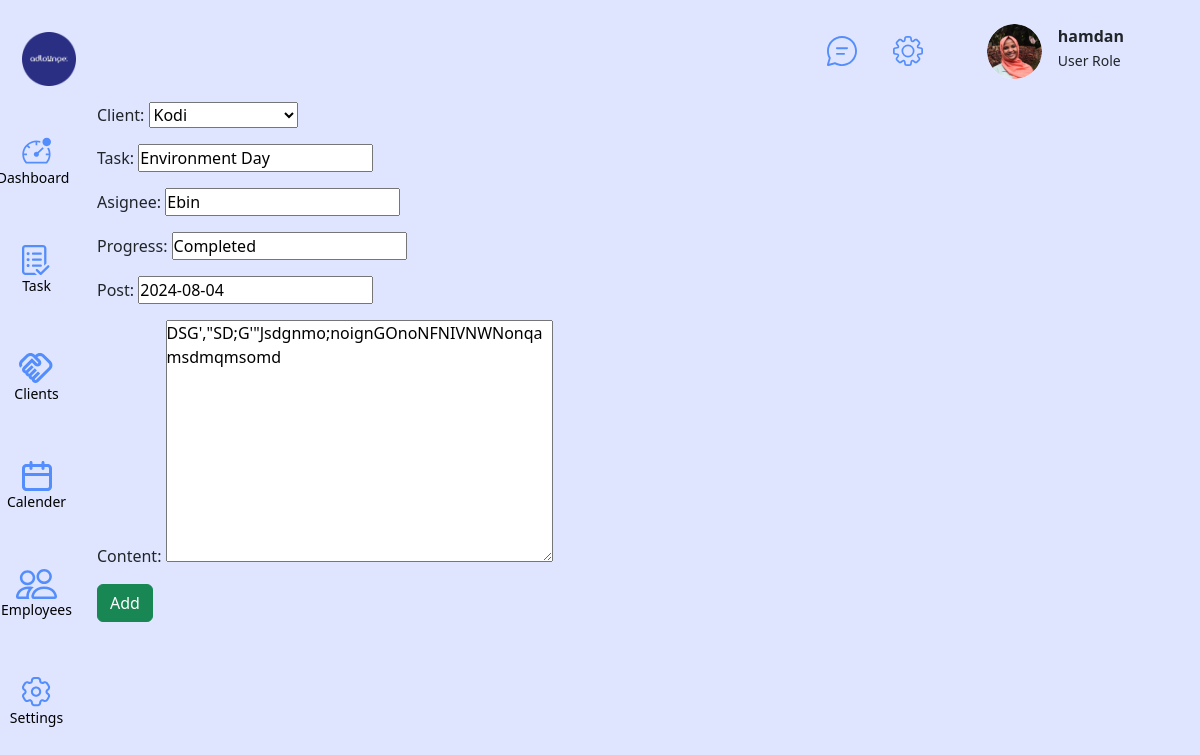
Page /updateTask/3/ (signed in) on the committed database.
### base/models.py (models this page shows, shortened)
class Work(models.Model):
    client = models.ForeignKey(Client,on_delete=models.SET_NULL, null=True)
    date = models.DateTimeField(auto_now_add=True)
    task = models.CharField(max_length=200)
    asignee = models.CharField(max_length=200)
    progress = models.CharField(max_length=200)
    post = models.DateField()
    content = models.TextField(null=True, blank=True)

### base/views.py (the view)
# urls.py: path('updateTask/<str:pk>/', views.updateTask, name='updateTask'),
@login_required(login_url='login')
def updateTask(request, pk):
    work = Work.objects.get(id=pk)
    form = WorkForm(instance=work)
    if request.method == 'POST':
        form = WorkForm(request.POST, instance=work)
        if form.is_valid():
            form.save()
            return redirect('manageTasks')
    context = {'form': form}
    return render(request, 'base/addtask.html', context)

### base/forms.py
class WorkForm(forms.ModelForm):
    class Meta:
        model = Work
        fields = '__all__'

### base/models.py (called while the page is built)
    def __str__(self):
        return self.name

### base/templates/base/addtask.html (shortened to what this page needs)
{% extends 'base/main.html' %}
{% block content %}
    <div>
        <form method="POST" action="">
            {{form.as_p}}
            <button type="submit" class="btn btn-success">Add</button>
        </form>
    </div>
{% endblock content %}

### base/templates/base/profile.html
{% load static %}
{% if request.user.is_authenticated %}
    <div class="photo">
        <div class="user_photo">
            <img src="{% static "/images/user_photo.jpg" %}" alt="Profile photo" height="55px">
        </div>
    </div>
    <div class="user_name">
        <p><b>{{user.username}}</b></p>
        <small>User Role</small>
    </div>
{% else %}
    <div>
        <a href="{% url "login" %}">Login</a>
    </div>
{% endif %}

### base/static/styles/main.css (style rules this page uses)
* { padding: 0; margin: 0; }
.user_photo > img { border-radius: 50%; }
.topnav_profile >* { margin: 0 1em 0 0; }
.user_name > p { margin: 0; }

### rows in the picture
Work: client "Kodi", task "Environment Day", asignee "Ebin", progress "Completed", post "2024-08-04", content "DSG',\"SD;G'\"Jsdgnmo;noignGOnoNFNIVNWNonqamsdmqmsomd"

### other values in the picture
{{ user.username }} "hamdan"
